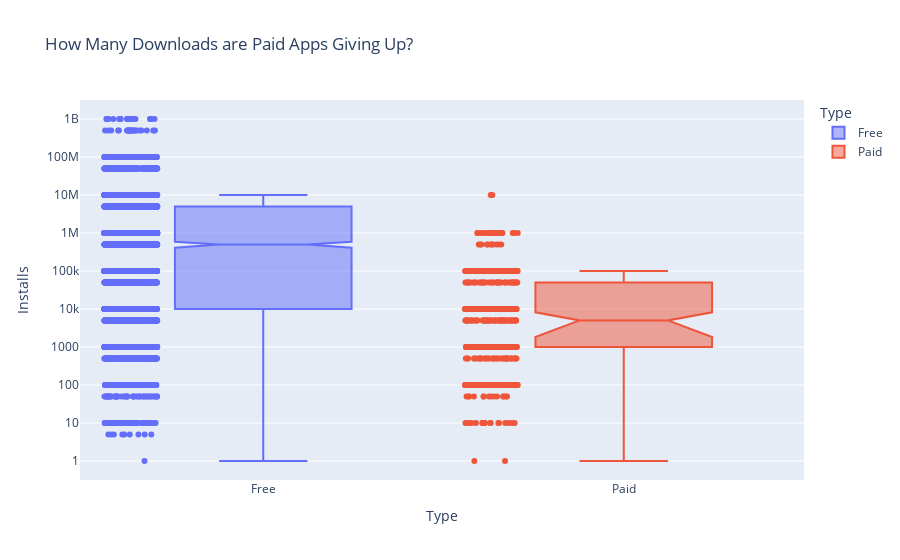

Notebook cell for this chart:
### Markdown cell above
# Plotly Box Plots: Lost Downloads for Paid Apps

Create a box plot that shows the number of Installs for free versus paid apps. How does the median number of installations compare? Is the difference large or small?

### Code cell
box = px.box(df_apps_clean, y='Installs', x='Type', color='Type', notched=True,points='all',
             title='How Many Downloads are Paid Apps Giving Up?')
box.update_layout(yaxis=dict(type='log'))
box.show()

### Figure 1 — Plotly figure (JSON) as saved in the notebook; plotly's stock layout.template omitted (floating-point values rounded to 4 significant figures; data arrays with more than 128 entries replaced by an {"elided": "..."} marker saying what was removed)
{"data": [{"alignmentgroup": "True", "boxpoints": "all", "hovertemplate": "Type=%{x}<br>Installs=%{y}<extra></extra>", "legendgroup": "Free", "marker": {"color": "#636efa"}, "name": "Free", "notched": true, "offsetgroup": "Free", "orientation": "v", "showlegend": true, "x": {"elided": "7595 str values"}, "x0": " ", "xaxis": "x", "y": {"elided": "7595 int values"}, "y0": " ", "yaxis": "y", "type": "box"}, {"alignmentgroup": "True", "boxpoints": "all", "hovertemplate": "Type=%{x}<br>Installs=%{y}<extra></extra>", "legendgroup": "Paid", "marker": {"color": "#EF553B"}, "name": "Paid", "notched": true, "offsetgroup": "Paid", "orientation": "v", "showlegend": true, "x": {"elided": "589 str values"}, "x0": " ", "xaxis": "x", "y": {"elided": "589 int values"}, "y0": " ", "yaxis": "y", "type": "box"}], "layout": {"xaxis": {"anchor": "y", "domain": [0.0, 1.0], "title": {"text": "Type"}, "categoryorder": "array", "categoryarray": ["Free", "Paid"]}, "yaxis": {"anchor": "x", "domain": [0.0, 1.0], "title": {"text": "Installs"}, "type": "log"}, "legend": {"title": {"text": "Type"}, "tracegroupgap": 0}, "title": {"text": "How Many Downloads are Paid Apps Giving Up?"}, "boxmode": "overlay"}}
